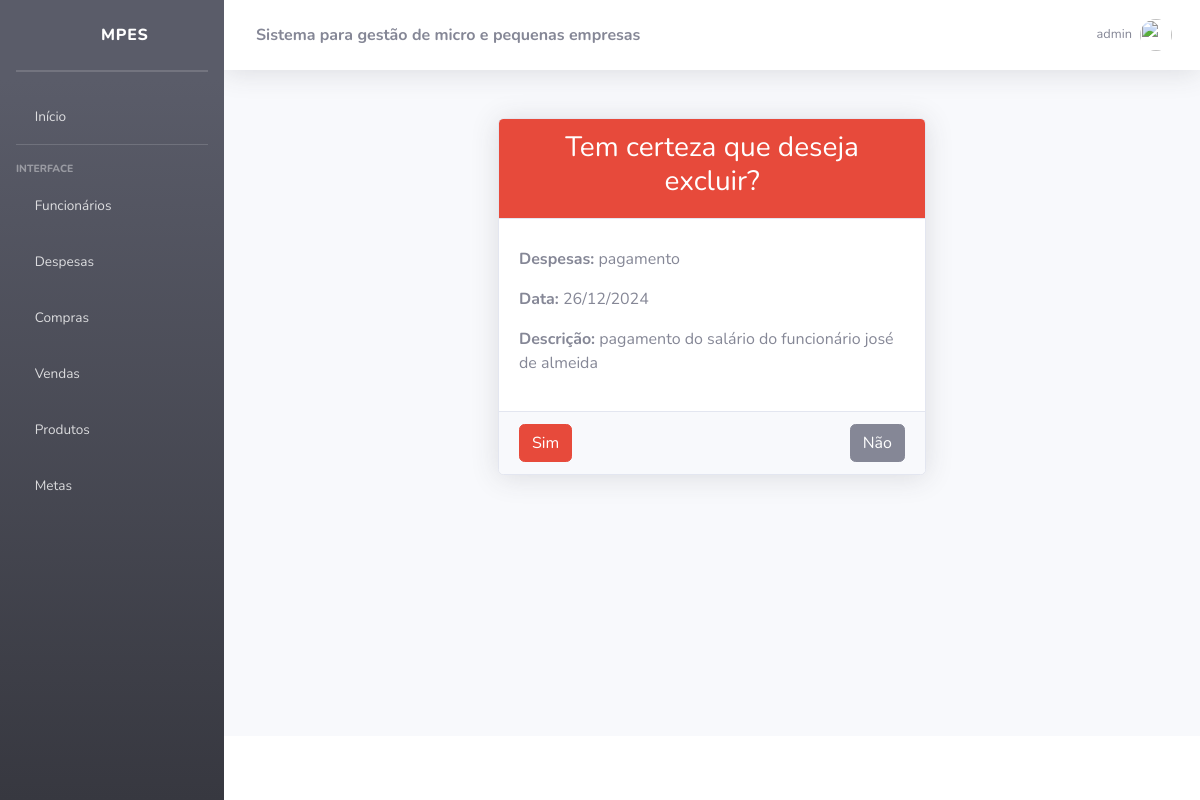
Screenshot of /despesas/deletar/confirmar/10 (signed in) with the database file from the repository.
### despesas/models.py (models this page shows, shortened)
class Despesa(models.Model):
    ESCOLHAS_NATUREZA = [
        ('imposto', 'imposto'),
        ('produto', 'produto'),
        ('funcionario','funcionario')
    ]
    nome = models.CharField(max_length=255)  # Especificando o tipo de campo e tamanho máximo
    descricao = models.TextField()  # Usando TextField para descrições mais longas
    data = models.DateField()
    natureza = models.CharField(max_length=20, choices=ESCOLHAS_NATUREZA, blank=True, null=True)
    valor = models.DecimalField(max_digits=10, decimal_places=2)

### despesas/views.py (the view)
# urls.py: path("deletar/confirmar/<int:id_despesa>", views.confirmarExcluir, name="confirmar"),
@group_required('caixa')
@login_required
def confirmarExcluir(request,id_despesa):
    despesa =Despesa.objects.get(pk=id_despesa)
    return render(request, "despesas/confirmarExcluir.html", {'despesa': despesa})

### MPEs/utils.py (called while the page is built, shortened)
def group_required(groups, login_url=None, raise_exception=False):
    def check_perms(user):
        if user.is_superuser:
            return True
    return user_passes_test(check_perms, login_url=login_url)

### templates/despesas/confirmarExcluir.html (shortened to what this page needs)
{% extends 'base.html' %}
{% block content %}
  <div class="container mt-5">
    <div class="row justify-content-center">
      <div class="col-md-6">
        <div class="card shadow">
          <div class="card-header bg-danger text-white text-center">
            <h3>Tem certeza que deseja excluir?</h3>
          </div>
          <div class="card-body">
            <p>
              <strong>Despesas:</strong> {{ despesa.nome }}
            </p>
            <p>
              <strong>Data:</strong> {{ despesa.data|date:'d/m/Y' }}
            </p>
            <p>
              <strong>Descrição:</strong> {{ despesa.descricao }}
            </p>
          </div>
          <div class="card-footer d-flex justify-content-between">
            <a href="/despesas/deletar/{{ despesa.id }}" class="btn btn-danger">Sim</a>
            <a href="/despesas/" class="btn btn-secondary">Não</a>
          </div>
        </div>
      </div>
    </div>
  </div>
{% endblock %}

### templates/topbar.html (shortened to what this page needs)
{% load static %}
<nav class="navbar navbar-expand navbar-light bg-white topbar mb-4 static-top shadow">
    <div class="sidebar-brand-text mx-3"><strong>Sistema para gestão de micro e pequenas empresas</strong></div>
    <ul class="navbar-nav ml-auto">
        <li class="nav-item dropdown no-arrow d-sm-none">
        <li class="nav-item dropdown no-arrow">
            <a class="nav-link dropdown-toggle" href="#" id="userDropdown" role="button"
                data-toggle="dropdown" aria-haspopup="true" aria-expanded="false">
                <span class="mr-2 d-none d-lg-inline text-gray-600 small">{{ user }}</span>
                <img class="img-profile rounded-circle"
                src="{% static 'img/undraw_profile.svg' %}">
        </a>
        </li>
    </ul>
</nav>

### rows the page displays
Despesa: nome "pagamento", data "26/12/2024", descricao "pagamento do salário do funcionário josé de almeida"

### other values shown
{{ user }} "admin"
